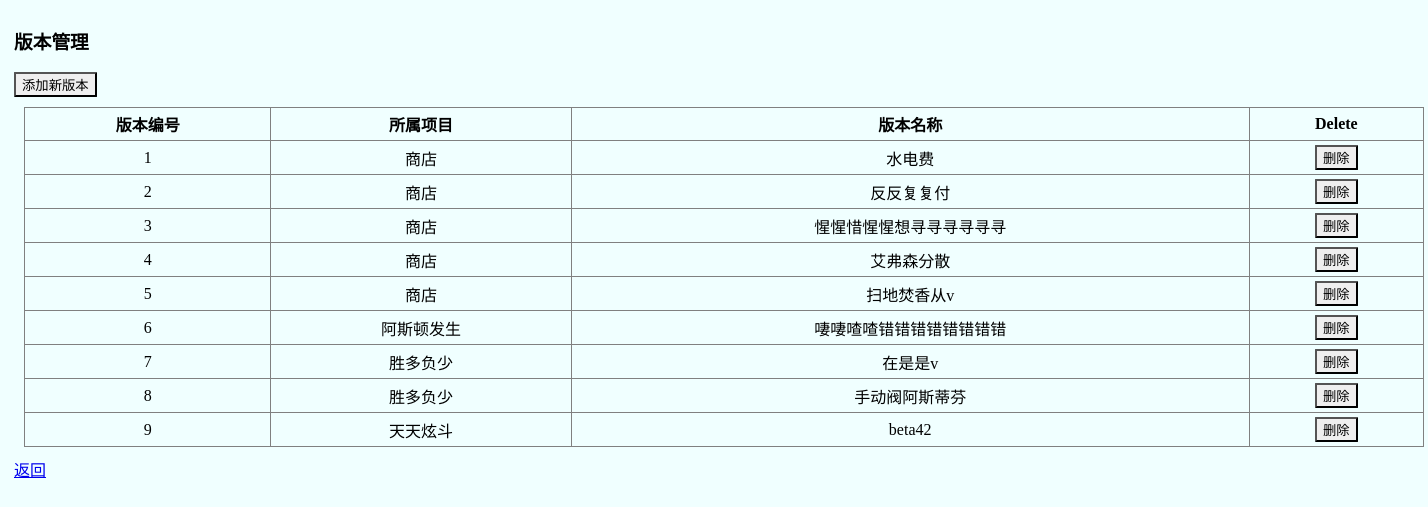
Page /taskmana/task_edit/ on the earlier database version.
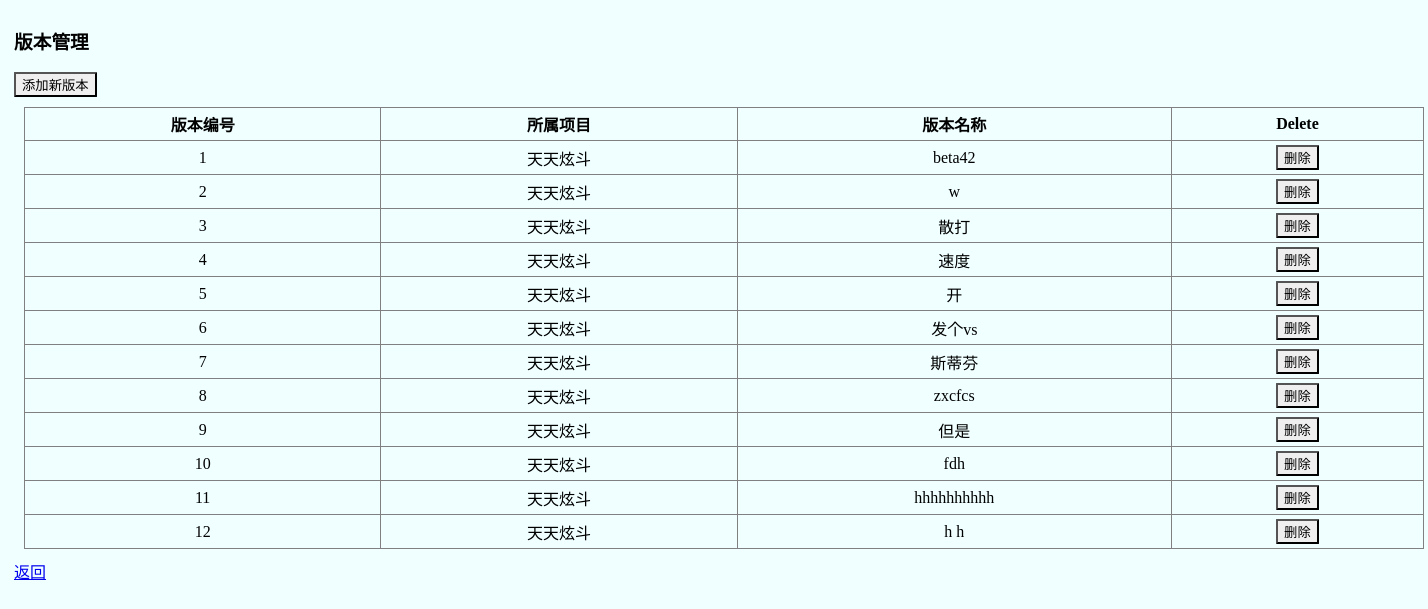
Same page on the later database version.
### TaskManagement/models.py (models this page shows)
class Task(models.Model):
    id = models.IntegerField(primary_key=True)
    P_task = models.ForeignKey('Project', on_delete=models.CASCADE)
    T_name = models.CharField(max_length=64, unique=True)

class Project(models.Model):
    id = models.IntegerField(primary_key=True)
    P_name = models.CharField(max_length=64)

### TaskManagement/views.py (the view)
def task_edit(request):
        obj = models.Task.objects.all()
        p_list = models.Project.objects.all()
        return render(request, 'task_edit.html', {'obj': obj, 'p_list': p_list})

### templates/task_edit.html (shortened to what this page needs)
<!DOCTYPE html>
<html lang="en">
<head>
    <link rel="stylesheet" href="/static/css/edit.css"/>
</head>
<body>
    <div class="base">
        <div class="title">
            <h3>版本管理</h3>
        </div>
        <div class="button">
            <input id="add_task" type="button" value="添加新版本" />
        </div>
        <div class="excel">
            <table border="1" cellpadding="4px">
                <thead>
                    <tr>
                        <th>版本编号</th>
                        <th>所属项目</th>
                        <th>版本名称</th>
                        <th>Delete</th>
                    </tr>
                </thead>
                <tbody>
                {% for row in obj %}
                    <tr>
                        <td align="center">{{ row.id }}</td>
                        <td align="center">{{ row.P_task.P_name }}</td>
                        <td align="center">{{ row.T_name }}</td>
                        <td align="center"><input id="del" onclick="deleteIt({{ row.id }})"  type="button" value="删除" /></td>
                    </tr>
                {% endfor %}
                </tbody>
            </table>
        </div>
        <a href="/taskmana/project-1/">返回</a>
    </div>
</body>
</html>

### static/css/edit.css (style rules this page uses)
body { background: #F0FFFF; }
input { border-radius: 1px; }
.base { width: 1400px; margin: 0 auto; }
.title { width: 1400px; float: left; }
.button { float: left; width: 1400px; }
.excel { float: left; width: 1400px; margin-top: 10px; margin-left: 10px; margin-bottom: 10px; }
table { width: 100%; border-collapse:collapse; }

Differences in the rows shown:
changed Task id 1: P_task.P_name "商店" → "天天炫斗"; T_name "水电费" → "beta42"
changed Task id 2: P_task.P_name "商店" → "天天炫斗"; T_name "反反复复付" → "w"
changed Task id 3: P_task.P_name "商店" → "天天炫斗"; T_name "惺惺惜惺惺想寻寻寻寻寻寻" → "散打"
changed Task id 4: P_task.P_name "商店" → "天天炫斗"; T_name "艾弗森分散" → "速度"
changed Task id 5: P_task.P_name "商店" → "天天炫斗"; T_name "扫地焚香从v" → "开"
changed Task id 6: P_task.P_name "阿斯顿发生" → "天天炫斗"; T_name "啛啛喳喳错错错错错错错错" → "发个vs"
changed Task id 7: P_task.P_name "胜多负少" → "天天炫斗"; T_name "在是是v" → "斯蒂芬"
changed Task id 8: P_task.P_name "胜多负少" → "天天炫斗"; T_name "手动阀阿斯蒂芬" → "zxcfcs"
changed Task id 9: T_name "beta42" → "但是"
added Task: id "10", P_task.P_name "天天炫斗", T_name "fdh"
added Task: id "11", P_task.P_name "天天炫斗", T_name "hhhhhhhhhh"
added Task: id "12", P_task.P_name "天天炫斗", T_name "h h"
